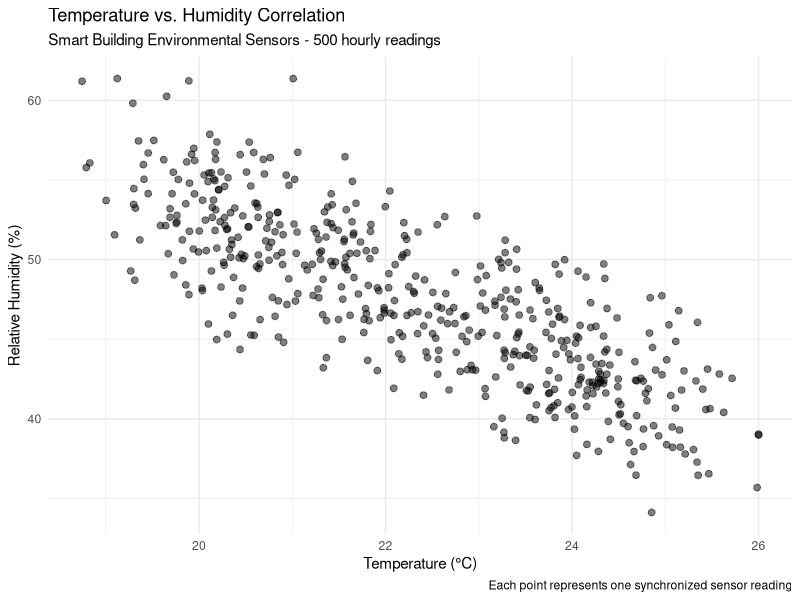
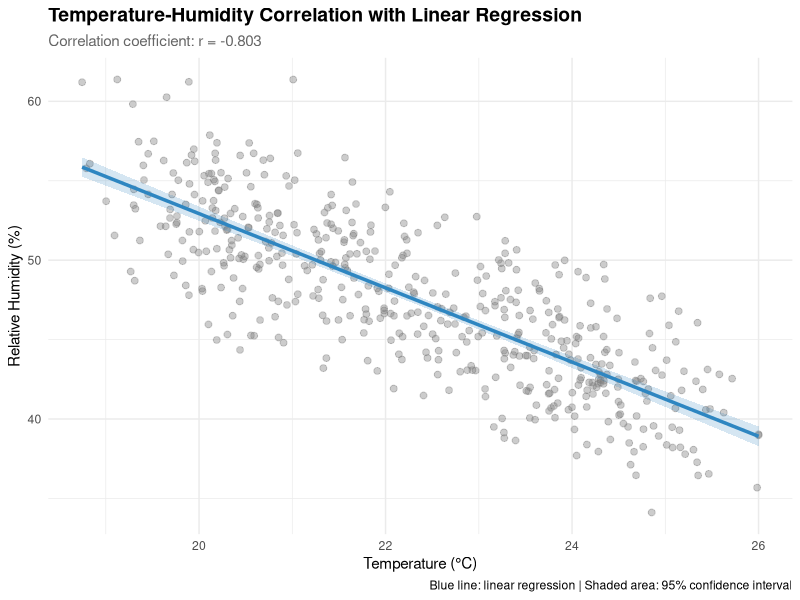
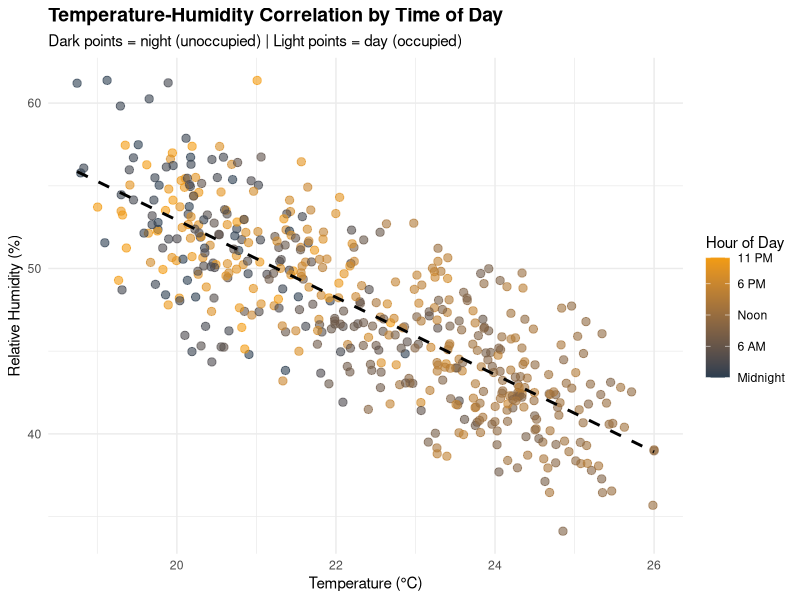
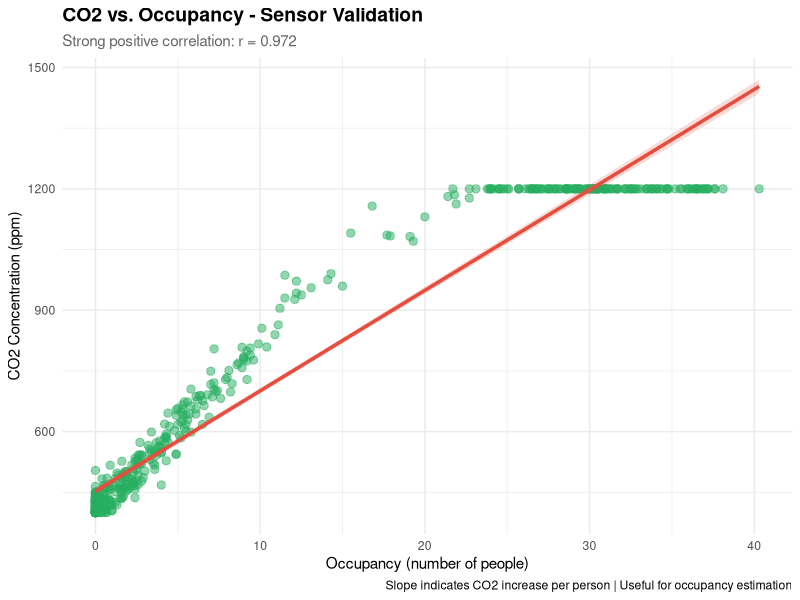

R code for these plots, in order: (Note: this script raises an error after producing the figures.)
# ==============================================================================
# Chapter 4: Scatter Plots and Sensor Correlation Analysis
# R Code for all examples
# ==============================================================================


# Load required libraries
library(ggplot2)

# Set seed for reproducibility
set.seed(42)

# ==============================================================================
# DATA GENERATION - Correlated Environmental Sensors
# ==============================================================================

# Generate synthetic data from smart building multi-sensor system
# Scenario: Synchronized temperature, humidity, and CO2 sensors
# Duration: 500 hourly readings (~3 weeks)
# Variables interact through HVAC operation and occupancy

generate_multisensor_correlation_data <- function() {
  n <- 500  # 500 hourly readings
  
  # Time features
  timestamps <- seq(
    from = as.POSIXct("2024-12-01 00:00:00", tz = "UTC"),
    by = "hour",
    length.out = n
  )
  
  hour_of_day <- as.numeric(format(timestamps, "%H"))  # 0-23
  day_of_week <- as.numeric(format(timestamps, "%u"))  # 1=Mon, 7=Sun
  is_weekend <- day_of_week >= 6
  is_business_hours <- (hour_of_day >= 8 & hour_of_day < 18) & !is_weekend
  
  # ===========================================================================
  # OCCUPANCY SIMULATION
  # ===========================================================================
  # Base occupancy pattern
  base_occupancy <- ifelse(is_business_hours, 30, 2)  # 30 people during work, 2 at night
  occupancy_noise <- rnorm(n, mean = 0, sd = 5)
  occupancy <- pmax(0, base_occupancy + occupancy_noise)  # No negative occupancy
  
  # Weekend is lower even during day
  occupancy <- ifelse(is_weekend & hour_of_day >= 8 & hour_of_day < 18, 
                      occupancy * 0.3, occupancy)
  
  # ===========================================================================
  # CO2 CONCENTRATION (ppm)
  # ===========================================================================
  # CO2 strongly correlated with occupancy
  # Background: 400-450 ppm (outdoor air)
  # Per person contribution: ~40-60 ppm in steady state
  
  co2_background <- 420
  co2_per_person <- 45
  co2_base <- co2_background + (occupancy * co2_per_person)
  
  # Ventilation effect (reduces CO2, time-lagged)
  ventilation_factor <- ifelse(is_business_hours, 0.85, 0.95)  # Better ventilation during work
  co2_base <- co2_base * ventilation_factor
  
  # Measurement noise
  co2_noise <- rnorm(n, mean = 0, sd = 30)
  co2 <- co2_base + co2_noise
  co2 <- pmax(400, pmin(1200, co2))  # Clamp to realistic range
  
  # ===========================================================================
  # TEMPERATURE (°C)
  # ===========================================================================
  # Base temperature with daily cycle
  temp_base <- 21  # Target setpoint
  
  # Daily cycle (HVAC setback at night)
  daily_cycle <- 2 * sin(2 * pi * (hour_of_day - 6) / 24)
  
  # Occupancy heat gain (~0.1°C per person)
  occupancy_heat <- occupancy * 0.08
  
  # HVAC response (tries to maintain setpoint, but lags)
  hvac_offset <- ifelse(is_business_hours, -1, 0.5)  # Cooler during day
  
  # Weekend setback (energy saving)
  weekend_offset <- ifelse(is_weekend, 1.5, 0)
  
  temperature <- temp_base + daily_cycle + occupancy_heat + hvac_offset + 
                 weekend_offset + rnorm(n, 0, 0.5)
  
  # Clamp to realistic range
  temperature <- pmax(18, pmin(26, temperature))
  
  # ===========================================================================
  # HUMIDITY (%)
  # ===========================================================================
  # Relative humidity inversely related to temperature (psychrometric effect)
  # When air is warmed, relative humidity drops (absolute humidity constant)
  
  # Base humidity
  humidity_base <- 50
  
  # Temperature effect (negative correlation: -2.5% RH per °C)
  temp_effect <- -2.5 * (temperature - 21)
  
  # Occupancy adds moisture
  occupancy_moisture <- occupancy * 0.15
  
  # HVAC dehumidification during cooling
  hvac_dehumid <- ifelse(is_business_hours, -3, 0)
  
  humidity <- humidity_base + temp_effect + occupancy_moisture + 
              hvac_dehumid + rnorm(n, 0, 3)
  
  # Clamp to realistic range
  humidity <- pmax(30, pmin(70, humidity))
  
  # ===========================================================================
  # HVAC STATE
  # ===========================================================================
  hvac_state <- rep("idle", n)
  hvac_state[temperature > 23 & is_business_hours] <- "cooling"
  hvac_state[temperature < 20 & is_business_hours] <- "heating"
  hvac_state[co2 > 800] <- "ventilating"
  hvac_state <- factor(hvac_state, levels = c("idle", "heating", "cooling", "ventilating"))
  
  # ===========================================================================
  # Create data frame
  # ===========================================================================
  data <- data.frame(
    timestamp = timestamps,
    hour = 1:n,
    hour_of_day = hour_of_day,
    day_of_week = day_of_week,
    is_weekend = is_weekend,
    is_business_hours = is_business_hours,
    temperature = temperature,
    humidity = humidity,
    co2 = co2,
    occupancy = round(occupancy, 1),
    hvac_state = hvac_state,
    stringsAsFactors = FALSE
  )
  
  return(data)
}

# Generate the correlation data
sensor_data <- generate_multisensor_correlation_data()

# Quick look at the data
cat("=== Multi-Sensor Correlation Data Generated ===\n")
head(sensor_data, 10)
cat("\n")

# Summary statistics
cat("=== Sensor Statistics ===\n")
cat("Temperature: ", round(mean(sensor_data$temperature), 2), "°C (SD:", 
    round(sd(sensor_data$temperature), 2), ")\n")
cat("Humidity: ", round(mean(sensor_data$humidity), 2), "% (SD:", 
    round(sd(sensor_data$humidity), 2), ")\n")
cat("CO2: ", round(mean(sensor_data$co2), 2), "ppm (SD:", 
    round(sd(sensor_data$co2), 2), ")\n")
cat("Occupancy: ", round(mean(sensor_data$occupancy), 2), "people (SD:", 
    round(sd(sensor_data$occupancy), 2), ")\n\n")

# Correlation matrix
cat("=== Correlation Matrix ===\n")
cor_vars <- sensor_data[, c("temperature", "humidity", "co2", "occupancy")]
cor_matrix <- cor(cor_vars)
print(round(cor_matrix, 3))
cat("\n")


# ==============================================================================
# EXAMPLE 1: Basic Scatter Plot - Temperature vs. Humidity
# ==============================================================================
# Objective: Visualize fundamental relationship between temp and humidity
# New concepts: geom_point() for scatter plot, bivariate data
# IoT Context: Verify sensors show expected negative correlation

example1 <- ggplot(sensor_data, aes(x = temperature, y = humidity)) +
  geom_point(alpha = 0.5, size = 2) +
  labs(
    title = "Temperature vs. Humidity Correlation",
    subtitle = "Smart Building Environmental Sensors - 500 hourly readings",
    x = "Temperature (°C)",
    y = "Relative Humidity (%)",
    caption = "Each point represents one synchronized sensor reading"
  ) +
  theme_minimal()

print(example1)

# Calculate correlation
cor_temp_humid <- cor(sensor_data$temperature, sensor_data$humidity)
cat("Temperature-Humidity Correlation: r =", round(cor_temp_humid, 3), "\n\n")


# ==============================================================================
# EXAMPLE 2: Add Linear Trend Line with Confidence Interval
# ==============================================================================
# Objective: Quantify correlation strength with regression
# New concepts: geom_smooth(method = "lm"), se for confidence interval
# IoT Context: Calculate humidity change per degree temperature change

example2 <- ggplot(sensor_data, aes(x = temperature, y = humidity)) +
  geom_point(alpha = 0.4, size = 2, color = "gray50") +
  geom_smooth(method = "lm", se = TRUE, color = "#2E86C1", fill = "#2E86C1", 
              alpha = 0.2, linewidth = 1.2) +
  labs(
    title = "Temperature-Humidity Correlation with Linear Regression",
    subtitle = paste("Correlation coefficient: r =", round(cor_temp_humid, 3)),
    x = "Temperature (°C)",
    y = "Relative Humidity (%)",
    caption = "Blue line: linear regression | Shaded area: 95% confidence interval"
  ) +
  theme_minimal() +
  theme(
    plot.title = element_text(size = 14, face = "bold"),
    plot.subtitle = element_text(size = 11, color = "gray40")
  )

print(example2)

# Regression model
model_temp_humid <- lm(humidity ~ temperature, data = sensor_data)
cat("=== Linear Regression: Humidity ~ Temperature ===\n")
print(summary(model_temp_humid))
cat("\n")


# ==============================================================================
# EXAMPLE 3: Color Points by Third Variable (Time of Day)
# ==============================================================================
# Objective: Show how correlation varies by time of day
# New concepts: aes(color = ...), scale_color_gradient()
# IoT Context: Understand if relationship differs during occupied hours

example3 <- ggplot(sensor_data, aes(x = temperature, y = humidity, color = hour_of_day)) +
  geom_point(alpha = 0.6, size = 2.5) +
  geom_smooth(method = "lm", se = FALSE, color = "black", linetype = "dashed", linewidth = 1) +
  scale_color_gradient(low = "#2C3E50", high = "#F39C12", 
                       name = "Hour of Day",
                       breaks = c(0, 6, 12, 18, 23),
                       labels = c("Midnight", "6 AM", "Noon", "6 PM", "11 PM")) +
  labs(
    title = "Temperature-Humidity Correlation by Time of Day",
    subtitle = "Dark points = night (unoccupied) | Light points = day (occupied)",
    x = "Temperature (°C)",
    y = "Relative Humidity (%)"
  ) +
  theme_minimal() +
  theme(
    legend.position = "right",
    plot.title = element_text(size = 14, face = "bold")
  )

print(example3)


# ==============================================================================
# EXAMPLE 4: CO2 vs. Occupancy with Trend Line
# ==============================================================================
# Objective: Validate CO2 sensor against occupancy counting
# New concepts: Different sensor pair, strong positive correlation
# IoT Context: Verify CO2 can be used as occupancy proxy

example4 <- ggplot(sensor_data, aes(x = occupancy, y = co2)) +
  geom_point(alpha = 0.5, size = 2.5, color = "#27AE60") +
  geom_smooth(method = "lm", se = TRUE, color = "#E74C3C", fill = "#E74C3C",
              alpha = 0.2, linewidth = 1.2) +
  labs(
    title = "CO2 vs. Occupancy - Sensor Validation",
    subtitle = paste("Strong positive correlation: r =", 
                     round(cor(sensor_data$occupancy, sensor_data$co2), 3)),
    x = "Occupancy (number of people)",
    y = "CO2 Concentration (ppm)",
    caption = "Slope indicates CO2 increase per person | Useful for occupancy estimation"
  ) +
  theme_minimal() +
  theme(
    plot.title = element_text(size = 14, face = "bold"),
    plot.subtitle = element_text(size = 11, color = "gray40")
  )

print(example4)

# Regression model
model_co2_occ <- lm(co2 ~ occupancy, data = sensor_data)
cat("=== Linear Regression: CO2 ~ Occupancy ===\n")
cat("CO2 increase per person:", round(coef(model_co2_occ)[2], 1), "ppm\n")
cat("Background CO2:", round(coef(model_co2_occ)[1], 1), "ppm\n\n")


# ==============================================================================
# EXAMPLE 5: Faceted Correlation Matrix
# ==============================================================================
# Objective: Compare multiple sensor pairs simultaneously
# New concepts: facet_grid() for correlation matrix layout
# IoT Context: Comprehensive view of all pairwise relationships

# Prepare data in long format for faceting
library(tidyr)
library(dplyr)

# Create all pairwise combinations
sensor_pairs <- sensor_data %>%
  select(hour, temperature, humidity, co2) %>%
  pivot_longer(cols = c(temperature, humidity, co2), 
               names_to = "variable", 
               values_to = "value")

# Create second set for pairing
sensor_pairs2 <- sensor_data %>%
  select(hour, temperature, humidity, co2) %>%
  pivot_longer(cols = c(temperature, humidity, co2), 
               names_to = "variable2", 
               values_to = "value2")

# Combine
sensor_matrix <- expand.grid(
  temp = sensor_data$temperature,
  humid = sensor_data$humidity,
  co2_val = sensor_data$co2
)

# Create faceted plot (simplified version - 3 key pairs)
example5_data <- data.frame(
  x = c(sensor_data$temperature, sensor_data$temperature, sensor_data$humidity),
  y = c(sensor_data$humidity, sensor_data$co2, sensor_data$co2),
  pair = factor(rep(c("Temp vs Humidity", "Temp vs CO2", "Humidity vs CO2"), 
                    each = nrow(sensor_data)))
)

example5 <- ggplot(example5_data, aes(x = x, y = y)) +
  geom_point(alpha = 0.3, size = 1.5, color = "#3498DB") +
  geom_smooth(method = "lm", se = FALSE, color = "#E74C3C", linewidth = 1) +
  facet_wrap(~ pair, scales = "free", ncol = 3) +
  labs(
    title = "Sensor Correlation Matrix - All Pairwise Relationships",
    subtitle = "Comprehensive view of environmental sensor interactions",
    x = "Sensor 1",
    y = "Sensor 2"
  ) +
  theme_minimal() +
  theme(
    strip.background = element_rect(fill = "gray90", color = NA),
    strip.text = element_text(face = "bold", size = 10),
    plot.title = element_text(size = 14, face = "bold")
  )

print(example5)


# ==============================================================================
# EXAMPLE 6 (BONUS): Advanced Correlation with Ellipses and Annotations
# ==============================================================================
# Objective: Publication-quality correlation plot with statistics
# New concepts: stat_ellipse(), annotate() for correlation coefficient
# IoT Context: Professional sensor relationship documentation

# Calculate correlation and p-value
cor_test_result <- cor.test(sensor_data$temperature, sensor_data$humidity)
r_value <- cor_test_result$estimate
p_value <- cor_test_result$p.value

example6 <- ggplot(sensor_data, aes(x = temperature, y = humidity)) +
  geom_point(alpha = 0.4, size = 2, color = "gray40") +
  geom_smooth(method = "lm", se = TRUE, color = "#2E86C1", fill = "#2E86C1",
              alpha = 0.15, linewidth = 1.3) +
  stat_ellipse(level = 0.95, color = "#E74C3C", linewidth = 1.2, linetype = "dashed") +
  annotate("text", x = 24.5, y = 65, 
           label = paste("r =", round(r_value, 3)), 
           size = 5, fontface = "bold", color = "#2E86C1") +
  annotate("text", x = 24.5, y = 62, 
           label = paste("p <", format.pval(p_value, digits = 2)), 
           size = 4, color = "gray30") +
  annotate("text", x = 24.5, y = 59, 
           label = "95% CI ellipse", 
           size = 3.5, color = "#E74C3C") +
  labs(
    title = "Temperature-Humidity Correlation Analysis",
    subtitle = "Smart Building HVAC System Performance",
    x = "Temperature (°C)",
    y = "Relative Humidity (%)",
    caption = "Statistical significance: p < 0.001 | Strong negative correlation confirms HVAC physics"
  ) +
  theme_minimal() +
  theme(
    plot.title = element_text(size = 14, face = "bold"),
    plot.subtitle = element_text(size = 11, color = "gray40"),
    plot.caption = element_text(size = 9, hjust = 0, color = "gray50")
  )

print(example6)


# ==============================================================================
# SUMMARY AND KEY TAKEAWAYS
# ==============================================================================

cat("\n=== Chapter 4 Summary ===\n")
cat("Topics covered:\n")
cat("1. Scatter plots for bivariate sensor relationships\n")
cat("2. Linear regression and trend lines for correlation quantification\n")
cat("3. Multi-variable visualization with color aesthetics\n")
cat("4. Correlation matrices for comprehensive sensor analysis\n")
cat("5. Statistical annotations and confidence regions\n\n")

cat("Key correlations found:\n")
cat("- Temperature vs Humidity: r =", round(cor(sensor_data$temperature, sensor_data$humidity), 3), 
    "(negative, physics-based)\n")
cat("- CO2 vs Occupancy: r =", round(cor(sensor_data$co2, sensor_data$occupancy), 3), 
    "(strong positive, occupancy proxy)\n")
cat("- Temperature vs CO2: r =", round(cor(sensor_data$temperature, sensor_data$co2), 3), 
    "(weak, indirect through occupancy)\n\n")

cat("ggplot2 functions introduced:\n")
cat("- geom_point(): Scatter plots\n")
cat("- geom_smooth(method = 'lm'): Linear regression lines\n")
cat("- stat_ellipse(): Correlation confidence regions\n")
cat("- scale_color_gradient(): Continuous variable color mapping\n")
cat("- facet_wrap(): Correlation matrix layouts\n")
cat("- annotate(): Statistical annotations\n\n")


# ==============================================================================
# PRACTICE EXERCISES
# ==============================================================================

cat("=== Practice Exercises ===\n")
cat("Try these to deepen your understanding:\n\n")

cat("1. CORRELATION CALCULATIONS:\n")
cat("   - Calculate all pairwise correlations with cor()\n")
cat("   - Test significance with cor.test()\n")
cat("   - Create a correlation coefficient matrix visualization\n\n")

cat("2. HVAC MODE COMPARISON:\n")
cat("   - Color points by hvac_state (cooling, heating, idle)\n")
cat("   - Add separate trend lines per mode\n")
cat("   - Does temp-humidity correlation differ by mode?\n\n")

cat("3. TIME-LAGGED CORRELATION:\n")
cat("   - Create lagged CO2: co2_lag1 <- lag(sensor_data$co2, 1)\n")
cat("   - Plot occupancy vs lagged CO2\n")
cat("   - Compare correlation with and without lag\n\n")

cat("4. RESIDUAL ANALYSIS:\n")
cat("   - Fit model: model <- lm(humidity ~ temperature)\n")
cat("   - Plot residuals vs fitted values\n")
cat("   - Check for heteroscedasticity or patterns\n\n")

cat("5. SENSOR REDUNDANCY:\n")
cat("   - If two temp sensors available, plot temp1 vs temp2\n")
cat("   - r > 0.95 indicates good sensor agreement\n")
cat("   - Identify drift if correlation drops\n\n")


# ==============================================================================
# NEXT CHAPTER PREVIEW
# ==============================================================================

cat("\n=== Coming in Chapter 5 ===\n")
cat("Faceting and small multiples for large sensor arrays:\n")
cat("- Visualizing 8-12 sensors with facet_wrap()\n")
cat("- Hierarchical layouts with facet_grid(floor ~ zone)\n")
cat("- Free vs fixed scales for different sensor ranges\n")
cat("- Custom facet labels with sensor metadata\n")
cat("- Multi-panel monitoring dashboards\n\n")

cat("Files for this chapter:\n")
cat("- docs/chapter04.md: Documentation and explanations\n")
cat("- codes/chapter04.R: This executable code file\n\n")
